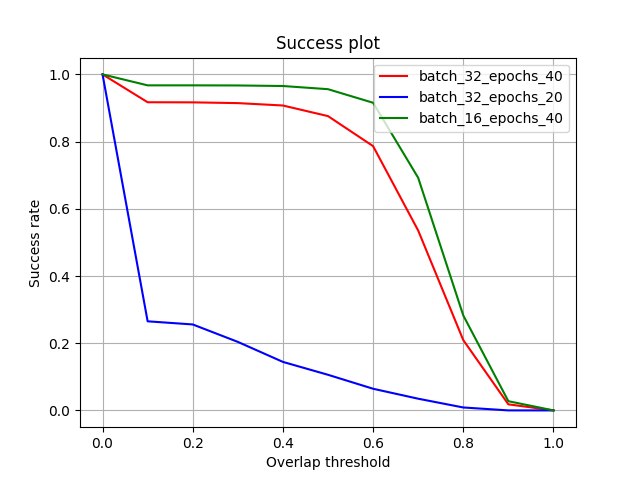

Generate this figure with Python:
import matplotlib.pyplot as plt
# Define the thresholds
thresholds = [0.0, 0.1, 0.2, 0.3, 0.4, 0.5, 0.6, 0.7, 0.8, 0.9, 1.0]
models = ['batch_32_epochs_40', 'batch_32_epochs_20', 'batch_16_epochs_40']
colors = ['r', 'b', 'g']

txt_paths = ["region_overlap_batch_32_epochs_40.txt",
             "region_overlap_batch_32_epochs_20.txt",
             "region_overlap_batch_16_epochs_40.txt"]

i = 0
for txt_path in txt_paths:
# Read the values from the text file
    with open(txt_path, 'r') as file:
        values = [float(line.strip()) for line in file]

    # Initialize a dictionary to store the counts for each threshold
    counts = {threshold: 0 for threshold in thresholds}

    # Count the number of values that are higher than each threshold
    for value in values:
        for threshold in thresholds:
            if value >= threshold:
                counts[threshold] += 1

    scores = []

        # Print the results
    print(models[i])
    for threshold in thresholds:
        scores.append(counts[threshold]/len(values))
        print(f"Number of values higher than {threshold}: {counts[threshold]}")
        
    plt.plot(thresholds, scores, color=colors[i], label=models[i])
    i+=1

plt.xlabel("Overlap threshold")
plt.ylabel("Success rate")
plt.title("Success plot")
plt.grid()
plt.legend()
plt.show()
